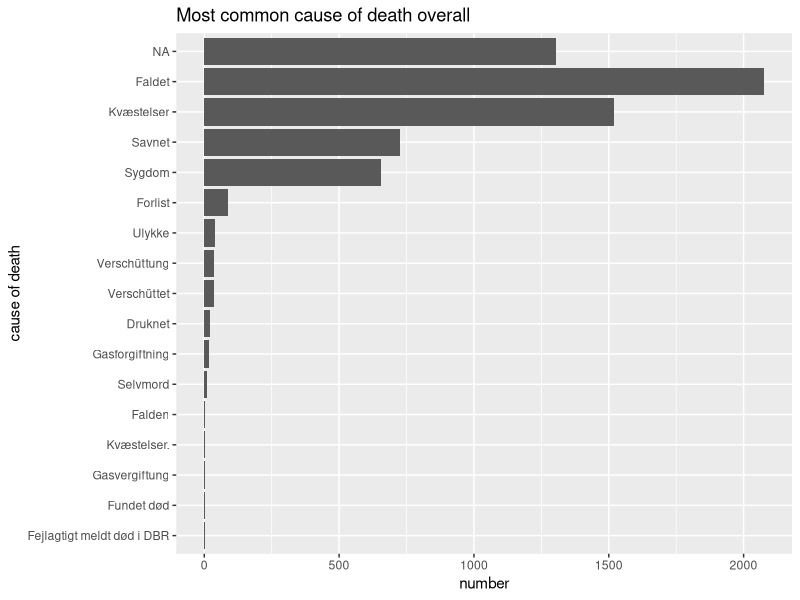
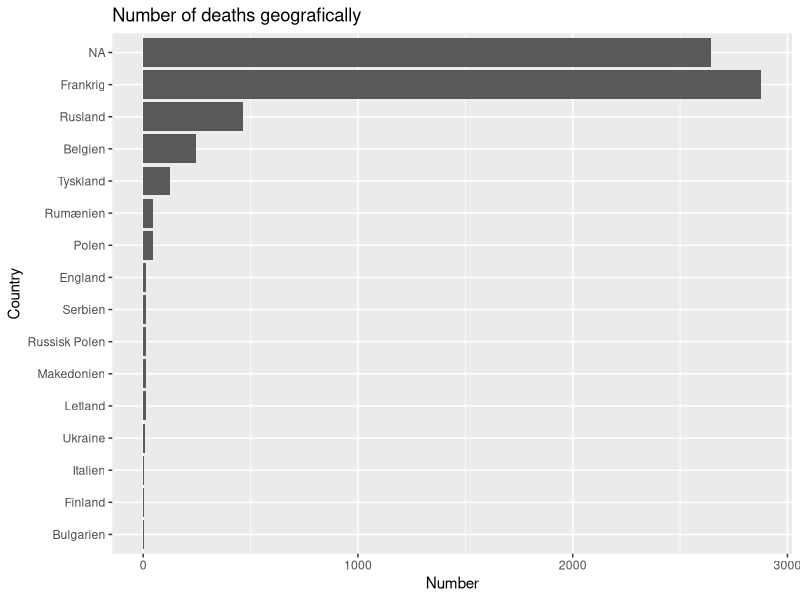
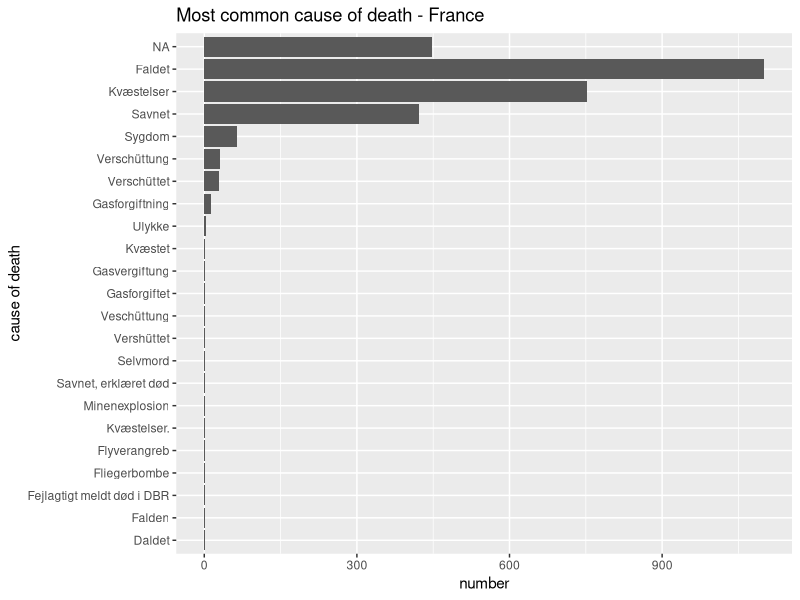
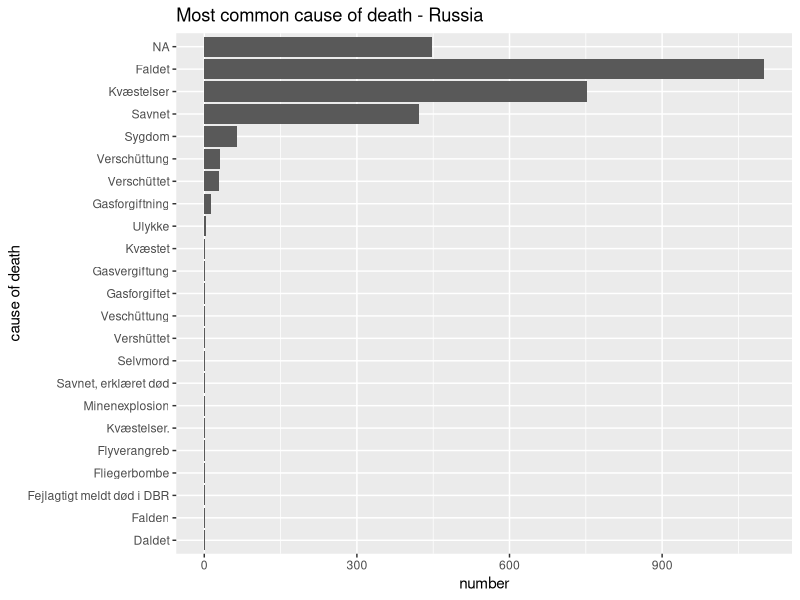
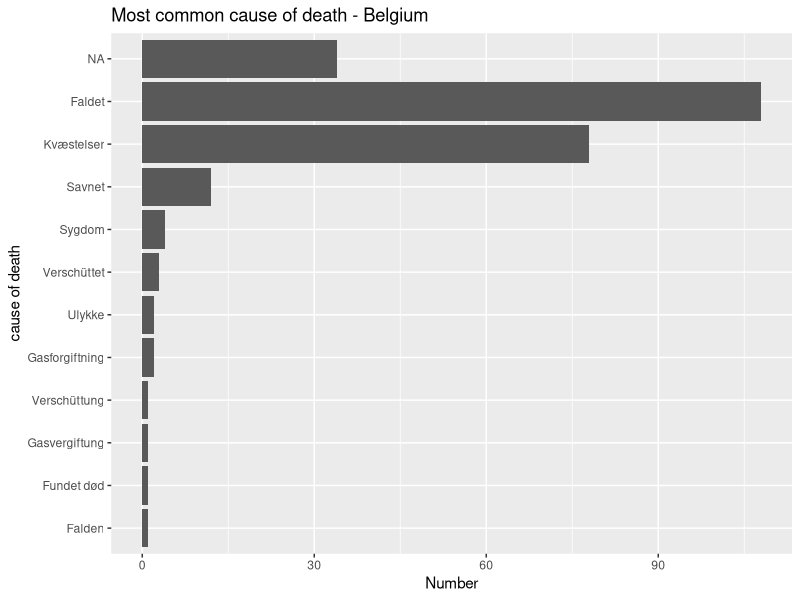
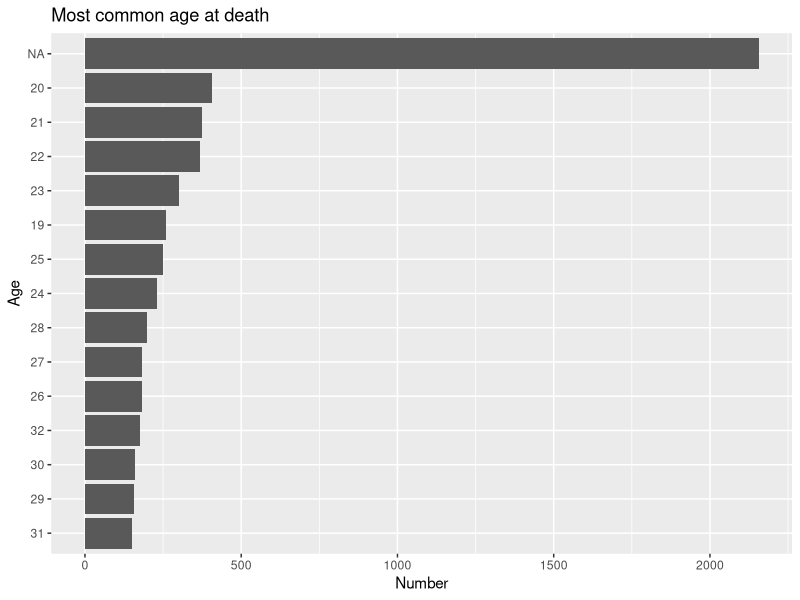
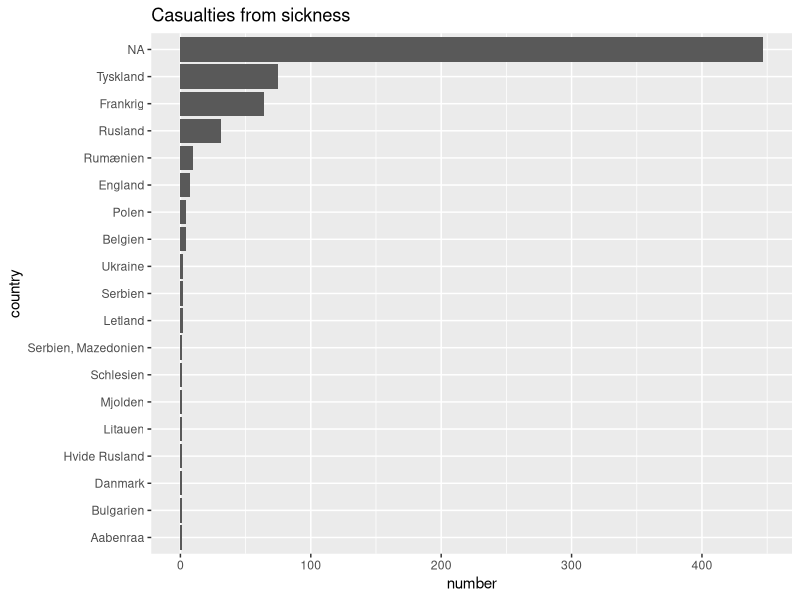
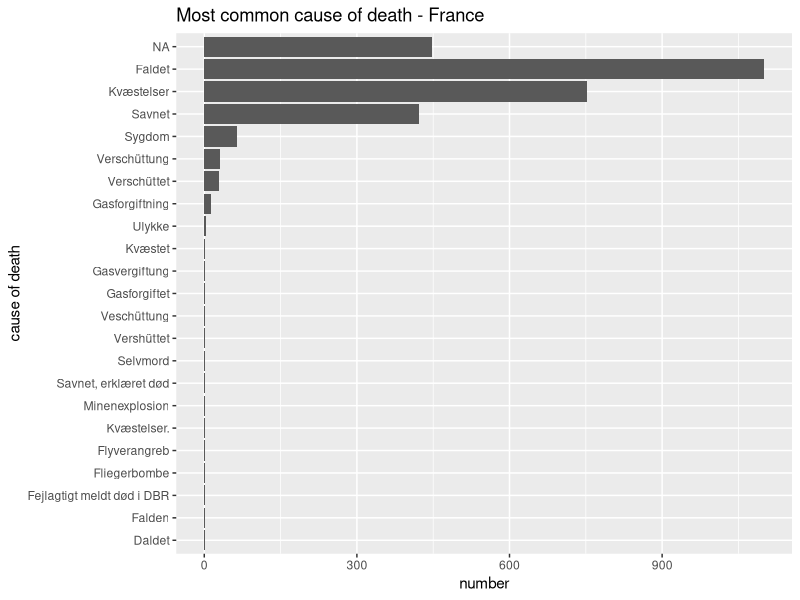

Here is the R script that generated these plots, in order:
## ---- chunk 1
library(tidyverse)
library(readxl)
## ---- chunk 2
faldne <- read_excel("data/Kopi af faldne_MAX.xlsx")
faldne
## ---- chunk 3
faldne %>%
  count(`Døds-årsag`, sort = TRUE) %>%
  top_n(15) %>%
  mutate(`Døds-årsag` = reorder(`Døds-årsag`, n)) %>%
  ggplot(aes(x = `Døds-årsag`, y = n)) +
  geom_col() +
  xlab(NULL) +
  coord_flip() +
      labs(x = "cause of death",
      y = "number",
      title = "Most common cause of death overall")
## ---- chunk 4
faldne %>%
  count(Dødsland, sort = TRUE) %>%
  top_n(15) %>%
  mutate(Dødsland = reorder(Dødsland, n)) %>%
  ggplot(aes(x = Dødsland, y = n)) +
  geom_col() +
  xlab(NULL) +
  coord_flip() +
      labs(x = "Country",
      y = "Number",
      title = "Number of deaths geografically")
## ---- chunk 5
faldne %>%
  filter(Dødsland == "Frankrig") %>% 
  count(`Døds-årsag`, sort = TRUE) %>%
  top_n(15) %>%
  mutate(`Døds-årsag` = reorder(`Døds-årsag`, n)) %>%
  ggplot(aes(x = `Døds-årsag`, y = n)) +
  geom_col() +
  xlab(NULL) +
  coord_flip() +
      labs(x = "cause of death",
      y = "number",
      title = "Most common cause of death - France")
## ---- chunk 6
faldne %>%
  filter(Dødsland == "Frankrig") %>% 
  count(`Døds-årsag`, sort = TRUE) %>%
  top_n(15) %>%
  mutate(`Døds-årsag` = reorder(`Døds-årsag`, n)) %>%
  ggplot(aes(x = `Døds-årsag`, y = n)) +
  geom_col() +
  xlab(NULL) +
  coord_flip() +
      labs(x = "cause of death",
      y = "number",
      title = "Most common cause of death - Russia")
## ---- chunk 7
faldne %>%
  filter(Dødsland == "Belgien") %>% 
  count(`Døds-årsag`, sort = TRUE) %>%
  top_n(15) %>%
  mutate(`Døds-årsag` = reorder(`Døds-årsag`, n)) %>%
  ggplot(aes(x = `Døds-årsag`, y = n)) +
  geom_col() +
  xlab(NULL) +
  coord_flip() +
      labs(x = "cause of death",
      y = "Number",
      title = "Most common cause of death - Belgium")
## ---- chunk 8
faldne %>%
  count(`Alder ved død`, sort = TRUE) %>%
  top_n(15) %>%
  mutate(`Alder ved død` = reorder(`Alder ved død`, n)) %>%
  ggplot(aes(x = `Alder ved død`, y = n)) +
  geom_col() +
  xlab(NULL) +
  coord_flip() +
      labs(x = "Age",
      y = "Number",
      title = "Most common age at death")
## ---- chunk 9
faldne %>%
  filter( `Døds-årsag` == "Sygdom") %>% 
  count(`Dødsland`, sort = TRUE) %>%
  top_n(15) %>%
  mutate(`Dødsland` = reorder(`Dødsland`, n)) %>%
  ggplot(aes(x = `Dødsland`, y = n)) +
  geom_col() +
  xlab(NULL) +
  coord_flip() +
      labs(x = "country",
      y = "number",
      title = "Casualties from sickness")
## ---- chunk 10
faldne %>%
  filter(Dødsland == "Frankrig") %>% 
  count(`Døds-årsag`, sort = TRUE) %>%
  top_n(15) %>%
  mutate(`Døds-årsag` = reorder(`Døds-årsag`, n)) %>%
  ggplot(aes(x = `Døds-årsag`, y = n)) +
  geom_col() +
  xlab(NULL) +
  coord_flip() +
      labs(x = "cause of death",
      y = "number",
      title = "Most common cause of death - France")
